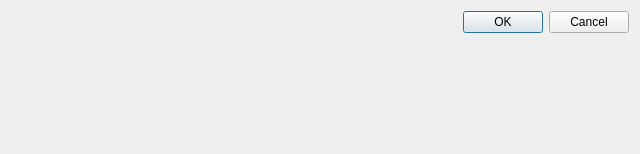
<?xml version="1.0" encoding="UTF-8"?>
<ui version="4.0">
 <class>Dialog</class>
 <widget class="QDialog" name="Dialog">
  <property name="geometry">
   <rect>
    <x>0</x>
    <y>0</y>
    <width>640</width>
    <height>154</height>
   </rect>
  </property>
  <property name="sizePolicy">
   <sizepolicy hsizetype="Preferred" vsizetype="Preferred">
    <horstretch>0</horstretch>
    <verstretch>0</verstretch>
   </sizepolicy>
  </property>
  <property name="windowTitle">
   <string>Dialog</string>
  </property>
  <layout class="QFormLayout" name="formLayout">
   <item row="0" column="0" colspan="2">
    <widget class="QDialogButtonBox" name="buttonBox">
     <property name="orientation">
      <enum>Qt::Horizontal</enum>
     </property>
     <property name="standardButtons">
      <set>QDialogButtonBox::Cancel|QDialogButtonBox::Ok</set>
     </property>
    </widget>
   </item>
  </layout>
 </widget>
 <resources/>
 <connections>
  <connection>
   <sender>buttonBox</sender>
   <signal>accepted()</signal>
   <receiver>Dialog</receiver>
   <slot>accept()</slot>
   <hints>
    <hint type="sourcelabel">
     <x>248</x>
     <y>254</y>
    </hint>
    <hint type="destinationlabel">
     <x>157</x>
     <y>274</y>
    </hint>
   </hints>
  </connection>
  <connection>
   <sender>buttonBox</sender>
   <signal>rejected()</signal>
   <receiver>Dialog</receiver>
   <slot>reject()</slot>
   <hints>
    <hint type="sourcelabel">
     <x>316</x>
     <y>260</y>
    </hint>
    <hint type="destinationlabel">
     <x>286</x>
     <y>274</y>
    </hint>
   </hints>
  </connection>
 </connections>
</ui>
